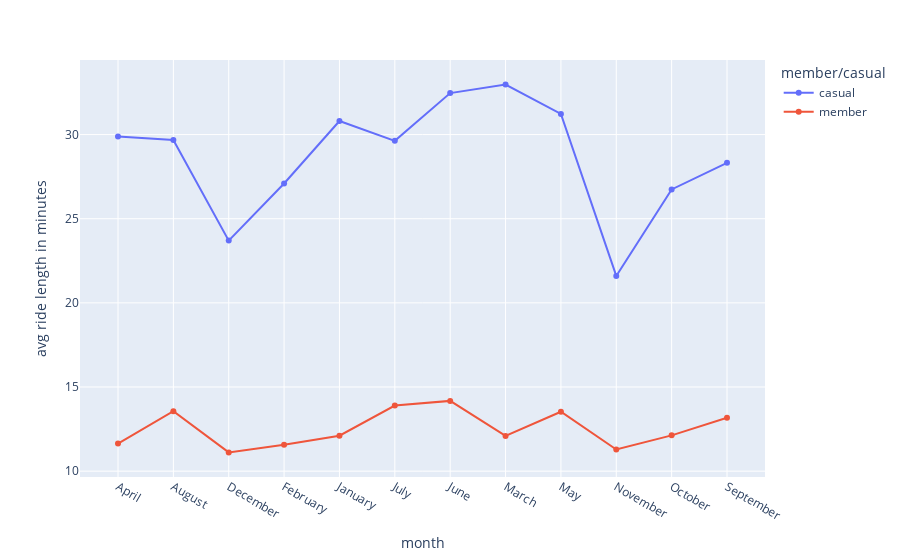

The code cell stored with this chart in its notebook:
### Code cell
plot_7 = tripdata_21_22.groupby(["month","member_casual"],as_index = False).mean()

px.line(plot_7,
        x='month',
        y= 'ride_length',
        color = 'member_casual',
        markers = True,
        labels = {'member_casual':'member/casual','ride_length':'avg ride length in minutes'},
        hover_name = 'member_casual',
        hover_data = {'member_casual':False , 'ride_length':True})

### Figure 1 — Plotly figure (JSON) as saved in the notebook; plotly's stock layout.template omitted (floating-point values rounded to 4 significant figures)
{"data": [{"customdata": [["casual"], ["casual"], ["casual"], ["casual"], ["casual"], ["casual"], ["casual"], ["casual"], ["casual"], ["casual"], ["casual"], ["casual"]], "hovertemplate": "<b>%{hovertext}</b><br><br>month=%{x}<br>avg ride length in minutes=%{y}<extra></extra>", "hovertext": ["casual", "casual", "casual", "casual", "casual", "casual", "casual", "casual", "casual", "casual", "casual", "casual"], "legendgroup": "casual", "line": {"color": "#636efa", "dash": "solid"}, "marker": {"symbol": "circle"}, "mode": "lines+markers", "name": "casual", "orientation": "v", "showlegend": true, "type": "scatter", "x": ["April", "August", "December", "February", "January", "July", "June", "March", "May", "November", "October", "September"], "xaxis": "x", "y": [29.88, 29.68, 23.7, 27.1, 30.81, 29.63, 32.47, 32.97, 31.23, 21.6, 26.74, 28.32], "yaxis": "y"}, {"customdata": [["member"], ["member"], ["member"], ["member"], ["member"], ["member"], ["member"], ["member"], ["member"], ["member"], ["member"], ["member"]], "hovertemplate": "<b>%{hovertext}</b><br><br>month=%{x}<br>avg ride length in minutes=%{y}<extra></extra>", "hovertext": ["member", "member", "member", "member", "member", "member", "member", "member", "member", "member", "member", "member"], "legendgroup": "member", "line": {"color": "#EF553B", "dash": "solid"}, "marker": {"symbol": "circle"}, "mode": "lines+markers", "name": "member", "orientation": "v", "showlegend": true, "type": "scatter", "x": ["April", "August", "December", "February", "January", "July", "June", "March", "May", "November", "October", "September"], "xaxis": "x", "y": [11.64, 13.57, 11.11, 11.57, 12.11, 13.9, 14.18, 12.09, 13.53, 11.28, 12.13, 13.17], "yaxis": "y"}], "layout": {"legend": {"title": {"text": "member/casual"}, "tracegroupgap": 0}, "margin": {"t": 60}, "xaxis": {"anchor": "y", "domain": [0, 1], "title": {"text": "month"}}, "yaxis": {"anchor": "x", "domain": [0, 1], "title": {"text": "avg ride length in minutes"}}}}
